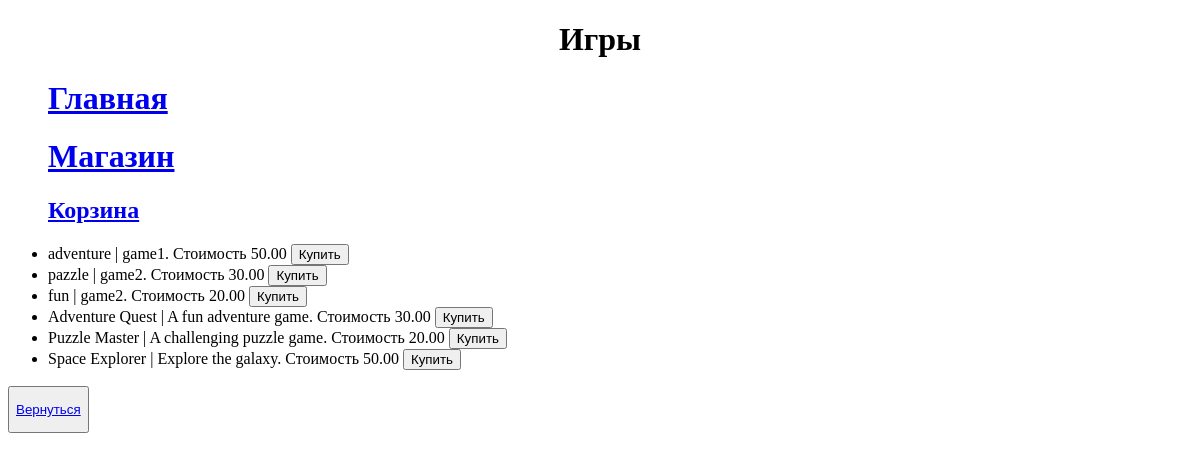
Before: /second-page/ with the older database file.
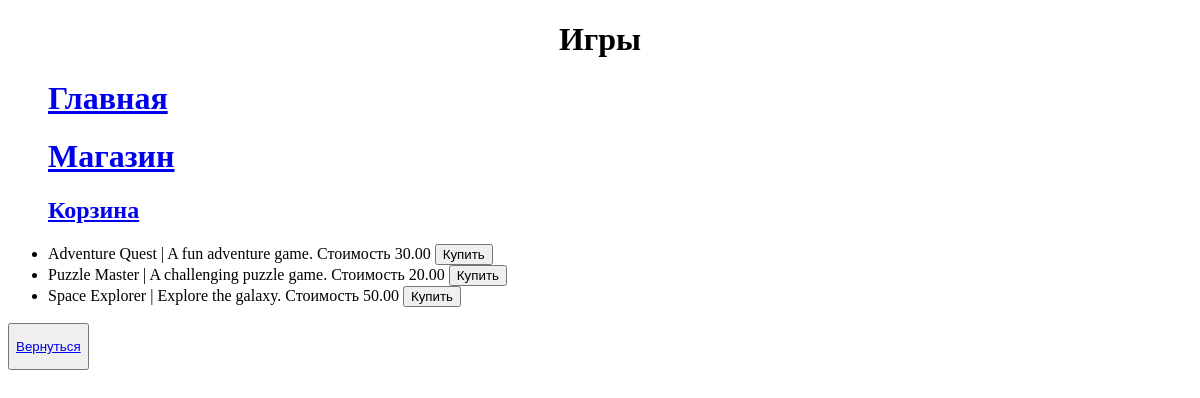
After: the same page with the newer database file.
### task1/models.py (models this page shows, shortened)
class Game(models.Model):
    title = models.CharField(max_length=200)
    cost = models.DecimalField(max_digits=10, decimal_places=2)
    size = models.DecimalField(max_digits=10, decimal_places=2)
    description = models.TextField()
    age_limit = models.BooleanField(default=False)
    buyers = models.ManyToManyField(Buyer, related_name='games')

### task1/views.py (the view)
# urls.py: path('second-page/', second_page, name='second_page'),
def second_page(request):
    title = 'Игры'
    shop = 'Магазин'
    cart = 'Корзина'
    games = Game.objects.all()
    buy = 'Купить'
    back = 'Вернуться'
    contex = {
        'title': title,
        'games': games,
        'buy': buy,
        'back': back,
        'shop': shop,
        'cart': cart
    }
    return render(request, 'fourth_task/second_page.html', contex)

### task1/templates/fourth_task/second_page.html (shortened to what this page needs)
{% extends "fourth_task/menu.html" %}
        {% block pagename %}
        {{ block.super }}
        {% endblock %}
        {% block menu %}
        {{ block.super }}
        {% endblock %}
        {% block content %}
        <ul>
            {% for game in games %}
                    <li>{{ game.title }} | {{ game.description }}. Стоимость {{ game.cost }} <button>{{ buy }}</button></li>
            {% endfor %}
        </ul>
        <button><a href="/main-page"><p align="center">{{ back }}</p></a></button>
        {% endblock %}

Changed rows visible on the page:
removed Game: title "adventure", description "game1", cost "50.00", buy "Купить"
removed Game: title "pazzle", description "game2", cost "30.00", buy "Купить"
removed Game: title "fun", description "game2", cost "20.00", buy "Купить"
